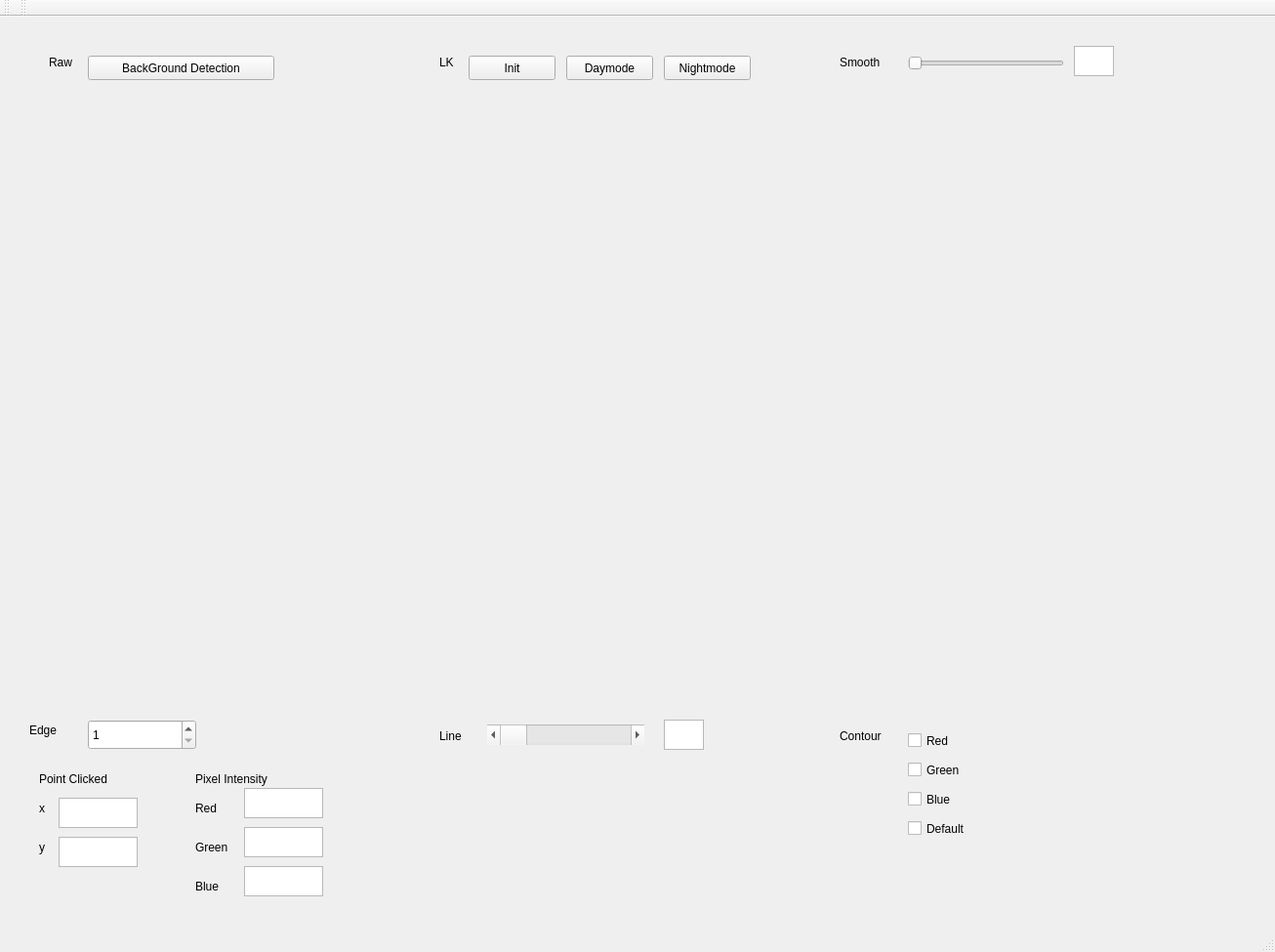
<?xml version="1.0" encoding="UTF-8"?>
<ui version="4.0">
 <class>MainWindow</class>
 <widget class="QMainWindow" name="MainWindow">
  <property name="geometry">
   <rect>
    <x>0</x>
    <y>0</y>
    <width>1306</width>
    <height>975</height>
   </rect>
  </property>
  <property name="windowTitle">
   <string>MainWindow</string>
  </property>
  <widget class="QWidget" name="centralWidget">
   <widget class="QLabel" name="label_1">
    <property name="geometry">
     <rect>
      <x>50</x>
      <y>40</y>
      <width>59</width>
      <height>14</height>
     </rect>
    </property>
    <property name="text">
     <string>Raw</string>
    </property>
   </widget>
   <widget class="QLabel" name="label_2">
    <property name="geometry">
     <rect>
      <x>450</x>
      <y>40</y>
      <width>59</width>
      <height>14</height>
     </rect>
    </property>
    <property name="text">
     <string>LK</string>
    </property>
   </widget>
   <widget class="QLabel" name="label_3">
    <property name="geometry">
     <rect>
      <x>860</x>
      <y>40</y>
      <width>59</width>
      <height>14</height>
     </rect>
    </property>
    <property name="text">
     <string>Smooth</string>
    </property>
   </widget>
   <widget class="QLabel" name="label_4">
    <property name="geometry">
     <rect>
      <x>30</x>
      <y>720</y>
      <width>59</width>
      <height>21</height>
     </rect>
    </property>
    <property name="text">
     <string>Edge</string>
    </property>
   </widget>
   <widget class="QLabel" name="label_6">
    <property name="geometry">
     <rect>
      <x>860</x>
      <y>730</y>
      <width>59</width>
      <height>14</height>
     </rect>
    </property>
    <property name="text">
     <string>Contour</string>
    </property>
   </widget>
   <widget class="QWidget" name="gridLayoutWidget">
    <property name="geometry">
     <rect>
      <x>30</x>
      <y>80</y>
      <width>1221</width>
      <height>601</height>
     </rect>
    </property>
    <layout class="QGridLayout" name="gridLayout">
     <property name="sizeConstraint">
      <enum>QLayout::SetFixedSize</enum>
     </property>
     <item row="1" column="0">
      <widget class="QLabel" name="display1">
       <property name="text">
        <string/>
       </property>
      </widget>
     </item>
     <item row="1" column="1">
      <widget class="QLabel" name="display2">
       <property name="text">
        <string/>
       </property>
      </widget>
     </item>
     <item row="2" column="0">
      <widget class="QLabel" name="display4">
       <property name="text">
        <string/>
       </property>
      </widget>
     </item>
     <item row="2" column="1">
      <widget class="QLabel" name="display5">
       <property name="text">
        <string/>
       </property>
      </widget>
     </item>
     <item row="2" column="2">
      <widget class="QLabel" name="display6">
       <property name="text">
        <string/>
       </property>
      </widget>
     </item>
     <item row="1" column="2">
      <widget class="QLabel" name="display3">
       <property name="text">
        <string/>
       </property>
      </widget>
     </item>
    </layout>
   </widget>
   <widget class="QLabel" name="label_7">
    <property name="geometry">
     <rect>
      <x>450</x>
      <y>730</y>
      <width>59</width>
      <height>14</height>
     </rect>
    </property>
    <property name="text">
     <string>Line</string>
    </property>
   </widget>
   <widget class="QPushButton" name="BackGroundButtom">
    <property name="geometry">
     <rect>
      <x>90</x>
      <y>40</y>
      <width>191</width>
      <height>25</height>
     </rect>
    </property>
    <property name="text">
     <string>BackGround Detection</string>
    </property>
    <property name="checkable">
     <bool>true</bool>
    </property>
   </widget>
   <widget class="QPushButton" name="pushButton">
    <property name="geometry">
     <rect>
      <x>480</x>
      <y>40</y>
      <width>89</width>
      <height>25</height>
     </rect>
    </property>
    <property name="text">
     <string>Init</string>
    </property>
    <property name="checkable">
     <bool>false</bool>
    </property>
    <property name="checked">
     <bool>false</bool>
    </property>
   </widget>
   <widget class="QPushButton" name="Nightmode">
    <property name="geometry">
     <rect>
      <x>680</x>
      <y>40</y>
      <width>89</width>
      <height>25</height>
     </rect>
    </property>
    <property name="text">
     <string>Nightmode</string>
    </property>
    <property name="checkable">
     <bool>false</bool>
    </property>
    <property name="checked">
     <bool>false</bool>
    </property>
   </widget>
   <widget class="QSlider" name="horizontalSlider">
    <property name="geometry">
     <rect>
      <x>930</x>
      <y>40</y>
      <width>160</width>
      <height>16</height>
     </rect>
    </property>
    <property name="minimum">
     <number>1</number>
    </property>
    <property name="maximum">
     <number>20</number>
    </property>
    <property name="orientation">
     <enum>Qt::Horizontal</enum>
    </property>
   </widget>
   <widget class="QSpinBox" name="spinBox">
    <property name="geometry">
     <rect>
      <x>90</x>
      <y>720</y>
      <width>111</width>
      <height>31</height>
     </rect>
    </property>
    <property name="focusPolicy">
     <enum>Qt::StrongFocus</enum>
    </property>
    <property name="toolTipDuration">
     <number>1</number>
    </property>
    <property name="showGroupSeparator" stdset="0">
     <bool>false</bool>
    </property>
    <property name="minimum">
     <number>1</number>
    </property>
    <property name="maximum">
     <number>200</number>
    </property>
   </widget>
   <widget class="QTextBrowser" name="textBrowser_2">
    <property name="geometry">
     <rect>
      <x>60</x>
      <y>800</y>
      <width>81</width>
      <height>31</height>
     </rect>
    </property>
   </widget>
   <widget class="QLabel" name="label_5">
    <property name="geometry">
     <rect>
      <x>40</x>
      <y>770</y>
      <width>91</width>
      <height>21</height>
     </rect>
    </property>
    <property name="text">
     <string>Point Clicked</string>
    </property>
   </widget>
   <widget class="QLabel" name="label_8">
    <property name="geometry">
     <rect>
      <x>40</x>
      <y>800</y>
      <width>21</width>
      <height>21</height>
     </rect>
    </property>
    <property name="text">
     <string>x</string>
    </property>
   </widget>
   <widget class="QLabel" name="label_9">
    <property name="geometry">
     <rect>
      <x>40</x>
      <y>840</y>
      <width>21</width>
      <height>21</height>
     </rect>
    </property>
    <property name="text">
     <string>y</string>
    </property>
   </widget>
   <widget class="QTextBrowser" name="textBrowser_3">
    <property name="geometry">
     <rect>
      <x>60</x>
      <y>840</y>
      <width>81</width>
      <height>31</height>
     </rect>
    </property>
   </widget>
   <widget class="QPushButton" name="Nightmode_2">
    <property name="geometry">
     <rect>
      <x>580</x>
      <y>40</y>
      <width>89</width>
      <height>25</height>
     </rect>
    </property>
    <property name="text">
     <string>Daymode</string>
    </property>
    <property name="checkable">
     <bool>false</bool>
    </property>
    <property name="checked">
     <bool>false</bool>
    </property>
   </widget>
   <widget class="QTextBrowser" name="textBrowser_4">
    <property name="geometry">
     <rect>
      <x>1100</x>
      <y>30</y>
      <width>41</width>
      <height>31</height>
     </rect>
    </property>
   </widget>
   <widget class="QScrollBar" name="horizontalScrollBar">
    <property name="geometry">
     <rect>
      <x>499</x>
      <y>725</y>
      <width>161</width>
      <height>21</height>
     </rect>
    </property>
    <property name="minimum">
     <number>1</number>
    </property>
    <property name="maximum">
     <number>300</number>
    </property>
    <property name="orientation">
     <enum>Qt::Horizontal</enum>
    </property>
   </widget>
   <widget class="QTextBrowser" name="textBrowser_5">
    <property name="geometry">
     <rect>
      <x>680</x>
      <y>720</y>
      <width>41</width>
      <height>31</height>
     </rect>
    </property>
   </widget>
   <widget class="QCheckBox" name="checkBox">
    <property name="geometry">
     <rect>
      <x>930</x>
      <y>730</y>
      <width>92</width>
      <height>23</height>
     </rect>
    </property>
    <property name="text">
     <string>Red</string>
    </property>
    <property name="checkable">
     <bool>false</bool>
    </property>
   </widget>
   <widget class="QCheckBox" name="checkBox_2">
    <property name="geometry">
     <rect>
      <x>930</x>
      <y>760</y>
      <width>92</width>
      <height>23</height>
     </rect>
    </property>
    <property name="text">
     <string>Green</string>
    </property>
    <property name="checkable">
     <bool>false</bool>
    </property>
   </widget>
   <widget class="QCheckBox" name="checkBox_3">
    <property name="geometry">
     <rect>
      <x>930</x>
      <y>790</y>
      <width>92</width>
      <height>23</height>
     </rect>
    </property>
    <property name="text">
     <string>Blue</string>
    </property>
    <property name="checkable">
     <bool>false</bool>
    </property>
   </widget>
   <widget class="QCheckBox" name="checkBox_4">
    <property name="geometry">
     <rect>
      <x>930</x>
      <y>820</y>
      <width>92</width>
      <height>23</height>
     </rect>
    </property>
    <property name="text">
     <string>Default</string>
    </property>
    <property name="checkable">
     <bool>false</bool>
    </property>
   </widget>
   <widget class="QLabel" name="label_10">
    <property name="geometry">
     <rect>
      <x>200</x>
      <y>770</y>
      <width>101</width>
      <height>21</height>
     </rect>
    </property>
    <property name="text">
     <string>Pixel Intensity</string>
    </property>
   </widget>
   <widget class="QLabel" name="label_11">
    <property name="geometry">
     <rect>
      <x>200</x>
      <y>800</y>
      <width>41</width>
      <height>21</height>
     </rect>
    </property>
    <property name="text">
     <string>Red</string>
    </property>
   </widget>
   <widget class="QLabel" name="label_12">
    <property name="geometry">
     <rect>
      <x>200</x>
      <y>840</y>
      <width>51</width>
      <height>21</height>
     </rect>
    </property>
    <property name="text">
     <string>Green</string>
    </property>
   </widget>
   <widget class="QLabel" name="label_13">
    <property name="geometry">
     <rect>
      <x>200</x>
      <y>880</y>
      <width>31</width>
      <height>21</height>
     </rect>
    </property>
    <property name="text">
     <string>Blue</string>
    </property>
   </widget>
   <widget class="QTextBrowser" name="textBrowser_6">
    <property name="geometry">
     <rect>
      <x>250</x>
      <y>790</y>
      <width>81</width>
      <height>31</height>
     </rect>
    </property>
   </widget>
   <widget class="QTextBrowser" name="textBrowser_7">
    <property name="geometry">
     <rect>
      <x>250</x>
      <y>830</y>
      <width>81</width>
      <height>31</height>
     </rect>
    </property>
   </widget>
   <widget class="QTextBrowser" name="textBrowser_8">
    <property name="geometry">
     <rect>
      <x>250</x>
      <y>870</y>
      <width>81</width>
      <height>31</height>
     </rect>
    </property>
   </widget>
  </widget>
  <widget class="QMenuBar" name="menuBar">
   <property name="geometry">
    <rect>
     <x>0</x>
     <y>0</y>
     <width>1306</width>
     <height>22</height>
    </rect>
   </property>
  </widget>
  <widget class="QToolBar" name="mainToolBar">
   <attribute name="toolBarArea">
    <enum>TopToolBarArea</enum>
   </attribute>
   <attribute name="toolBarBreak">
    <bool>false</bool>
   </attribute>
  </widget>
  <widget class="QStatusBar" name="statusBar"/>
  <widget class="QToolBar" name="toolBar">
   <property name="windowTitle">
    <string>toolBar</string>
   </property>
   <attribute name="toolBarArea">
    <enum>TopToolBarArea</enum>
   </attribute>
   <attribute name="toolBarBreak">
    <bool>false</bool>
   </attribute>
  </widget>
 </widget>
 <layoutdefault spacing="6" margin="11"/>
 <resources/>
 <connections/>
</ui>
